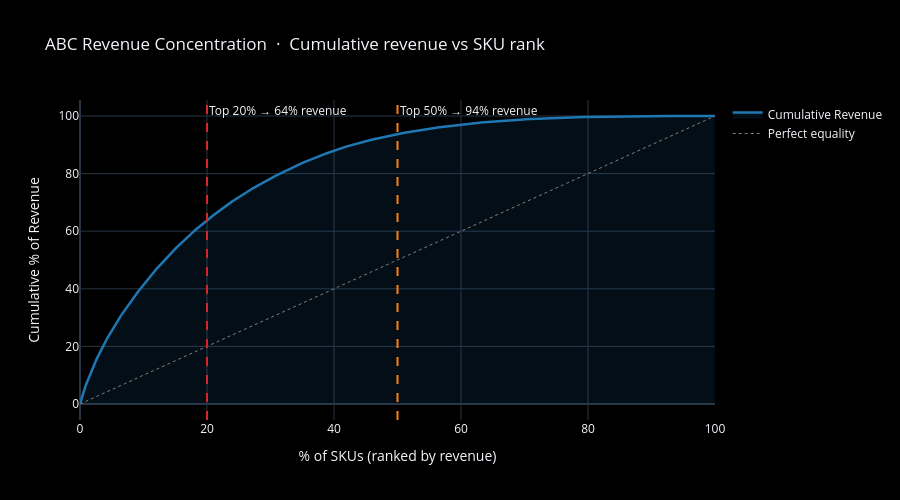

Source (notebook cell):
### Markdown cell above
### 4.2 · ABC revenue waterfall

**What you're looking at:** SKUs ranked from highest to lowest revenue (X-axis = cumulative % of SKUs). The curve shows how much of total revenue is captured as you include more SKUs.

**How to read it:** The further the curve bows toward the top-left corner, the more concentrated your revenue is. A perfectly equal portfolio would follow the grey diagonal — every SKU contributes the same. The vertical dashed lines show what your top 20% and top 50% of SKUs actually generate.

**Action:** If your top 20% generate more than 80% of revenue, you have high concentration risk — losing one key SKU or having it stock out has an outsized impact.

### Code cell
rev_sorted = sku_df[['SKU', 'Status', 'Recent_Revenue']].copy()
rev_sorted = rev_sorted.sort_values('Recent_Revenue', ascending=False).reset_index(drop=True)
rev_sorted['Cum_Pct'] = rev_sorted['Recent_Revenue'].cumsum() / rev_sorted['Recent_Revenue'].sum() * 100
rev_sorted['SKU_Pct']  = (rev_sorted.index + 1) / len(rev_sorted) * 100

# Sample to 500 points for rendering speed
sample = rev_sorted.iloc[::max(1, len(rev_sorted)//500)].copy()

fig = go.Figure()
fig.add_trace(go.Scatter(
    x=sample['SKU_Pct'], y=sample['Cum_Pct'],
    mode='lines', line=dict(color='#1f77b4', width=2.5),
    fill='tozeroy', fillcolor='rgba(31,119,180,0.12)',
    name='Cumulative Revenue',
))
fig.add_trace(go.Scatter(
    x=[0, 100], y=[0, 100],
    mode='lines', line=dict(color='grey', dash='dot', width=1),
    name='Perfect equality', showlegend=True,
))
for skup, label, color in [(20, 'Top 20%', '#d62728'), (50, 'Top 50%', '#ff7f0e')]:
    rev_at = float(rev_sorted.iloc[int(len(rev_sorted) * skup / 100)]['Cum_Pct'])
    fig.add_vline(x=skup, line_dash='dash', line_color=color,
                  annotation_text=f'{label} → {rev_at:.0f}% revenue',
                  annotation_position='top right')

fig.update_layout(
    title='ABC Revenue Concentration  ·  Cumulative revenue vs SKU rank',
    xaxis_title='% of SKUs (ranked by revenue)',
    yaxis_title='Cumulative % of Revenue',
    height=500, plot_bgcolor='black', paper_bgcolor='black',
)
fig.show()

### Figure 1 — Plotly figure (JSON) as saved in the notebook; plotly's stock layout.template omitted (floating-point values rounded to 4 significant figures; data arrays with more than 128 entries replaced by an {"elided": "..."} marker saying what was removed)
{"data": [{"fill": "tozeroy", "fillcolor": "rgba(31,119,180,0.12)", "line": {"color": "#1f77b4", "width": 2.5}, "mode": "lines", "name": "Cumulative Revenue", "x": {"elided": "648 float values"}, "y": {"elided": "648 float values"}, "type": "scatter"}, {"line": {"color": "grey", "dash": "dot", "width": 1}, "mode": "lines", "name": "Perfect equality", "showlegend": true, "x": [0, 100], "y": [0, 100], "type": "scatter"}], "layout": {"shapes": [{"line": {"color": "#d62728", "dash": "dash"}, "type": "line", "x0": 20, "x1": 20, "xref": "x", "y0": 0, "y1": 1, "yref": "y domain"}, {"line": {"color": "#ff7f0e", "dash": "dash"}, "type": "line", "x0": 50, "x1": 50, "xref": "x", "y0": 0, "y1": 1, "yref": "y domain"}], "annotations": [{"showarrow": false, "text": "Top 20% → 64% revenue", "x": 20, "xanchor": "left", "xref": "x", "y": 1, "yanchor": "top", "yref": "y domain"}, {"showarrow": false, "text": "Top 50% → 94% revenue", "x": 50, "xanchor": "left", "xref": "x", "y": 1, "yanchor": "top", "yref": "y domain"}], "title": {"text": "ABC Revenue Concentration  ·  Cumulative revenue vs SKU rank"}, "xaxis": {"title": {"text": "% of SKUs (ranked by revenue)"}}, "yaxis": {"title": {"text": "Cumulative % of Revenue"}}, "height": 500, "plot_bgcolor": "black", "paper_bgcolor": "black"}}
